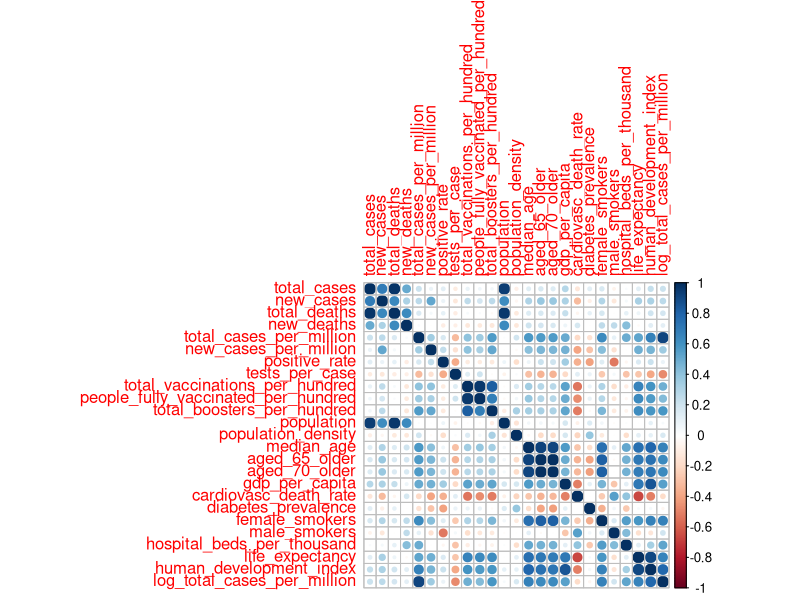
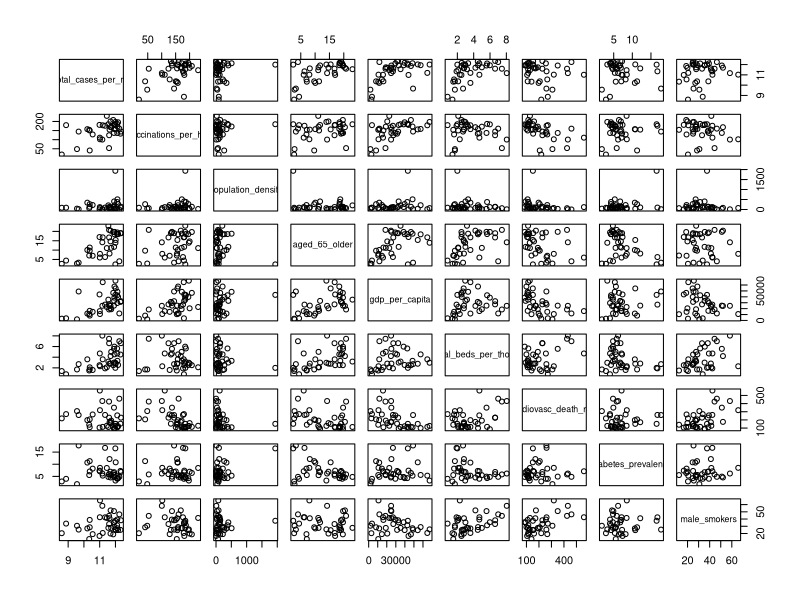
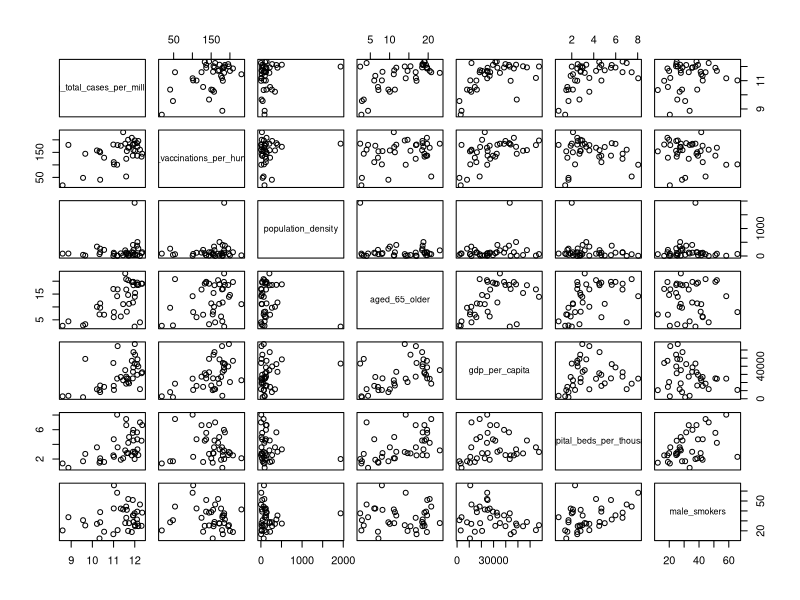
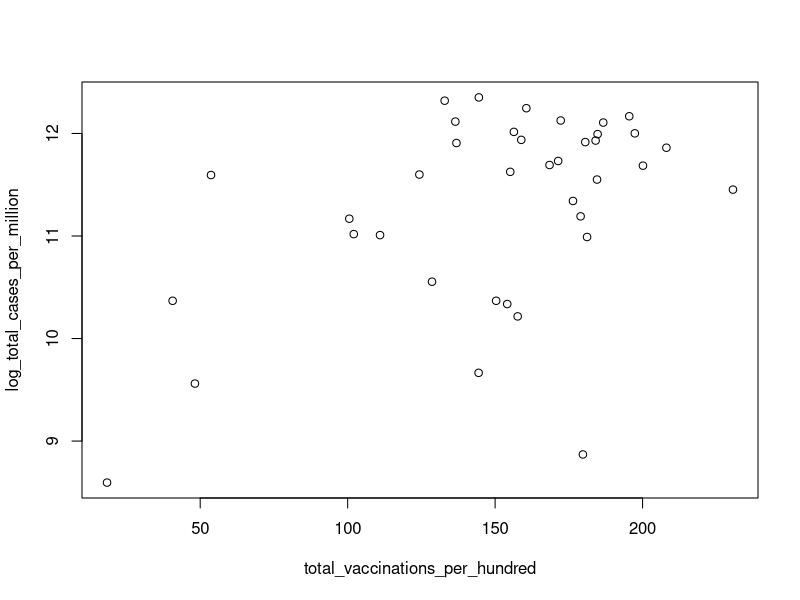
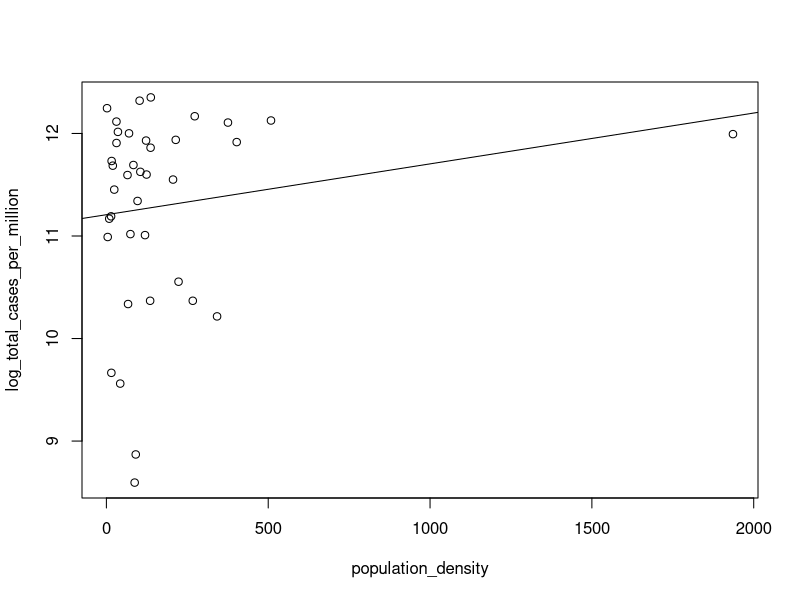
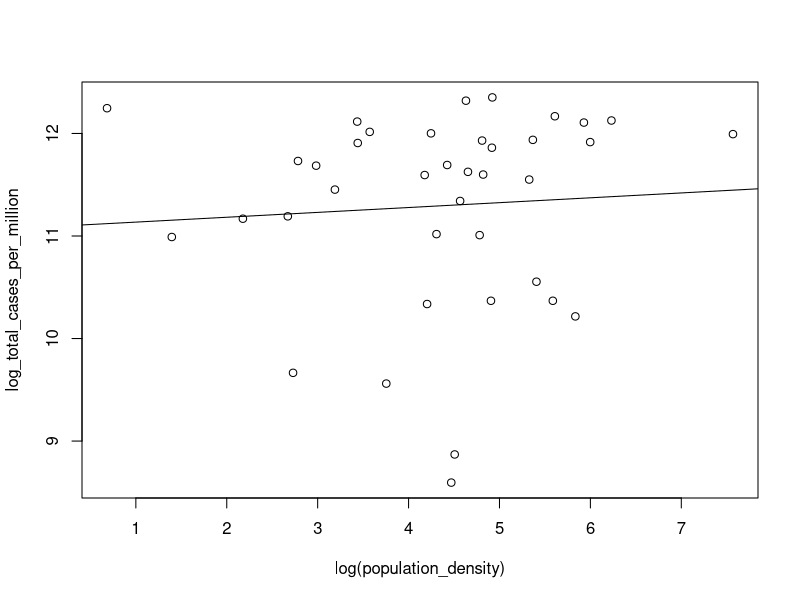
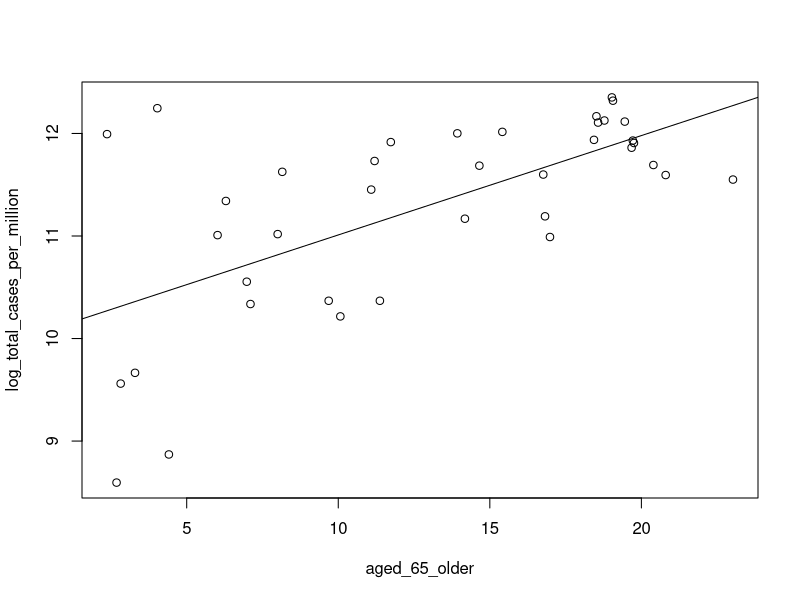
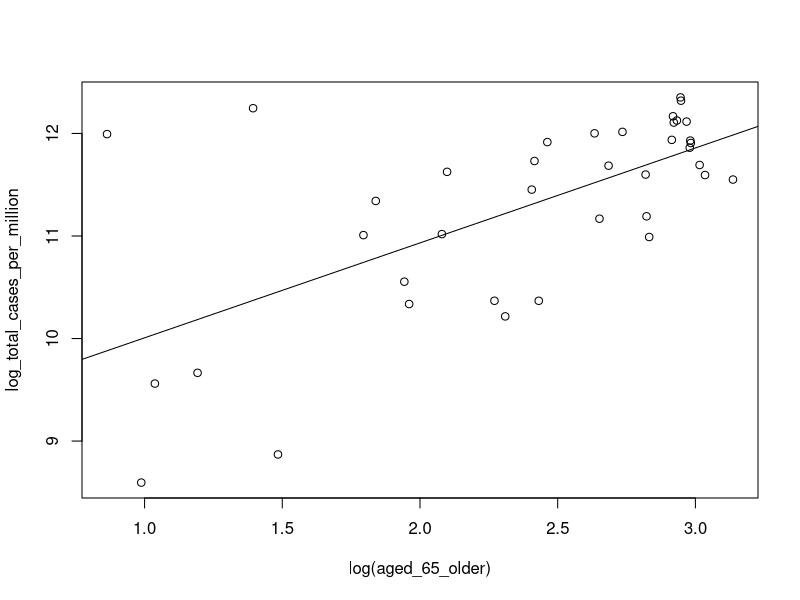

These charts were generated, in order, by the following R code:
covid_data = read.csv("dataset/covid.csv")
head(covid_data)

covid_data["log_total_cases_per_million"] = log(covid_data["total_cases_per_million"])

library(corrplot)
covid_data_numeric = covid_data[-c(1,2)]
corrplot(cor(covid_data_numeric), method="circle")


chosen_data1 = covid_data[c(
    "log_total_cases_per_million",
    "total_vaccinations_per_hundred",
    "population_density",
    "aged_65_older",
    "gdp_per_capita",
    "hospital_beds_per_thousand",
    "cardiovasc_death_rate", #no
    "diabetes_prevalence", #no
    "male_smokers"
)]
pairs(chosen_data1)

chosen_data2 = covid_data[c(
    "log_total_cases_per_million",
    "total_vaccinations_per_hundred",
    "population_density",
    "aged_65_older",
    "gdp_per_capita",
    "hospital_beds_per_thousand",
    "male_smokers"
)]
pairs(chosen_data2)

#[2] no log
plot(log_total_cases_per_million ~ total_vaccinations_per_hundred, data=chosen_data2)

#[3] log
plot(log_total_cases_per_million ~ population_density, data=chosen_data2)
abline(lm(log_total_cases_per_million ~ population_density, data=chosen_data2))
plot(log_total_cases_per_million ~ log(population_density), data=chosen_data2)
abline(lm(log_total_cases_per_million ~ log(population_density), data=chosen_data2))

#[4]
plot(log_total_cases_per_million ~ aged_65_older, data=chosen_data2)
abline(lm(log_total_cases_per_million ~ aged_65_older, data=chosen_data2))
plot(log_total_cases_per_million ~ log(aged_65_older), data=chosen_data2)
abline(lm(log_total_cases_per_million ~ log(aged_65_older), data=chosen_data2))

#[5] log
plot(log_total_cases_per_million ~ gdp_per_capita, data=chosen_data2)
abline(lm(log_total_cases_per_million ~ gdp_per_capita, data=chosen_data2))
plot(log_total_cases_per_million ~ log(gdp_per_capita), data=chosen_data2)
abline(lm(log_total_cases_per_million ~ log(gdp_per_capita), data=chosen_data2))

#[6]
plot(log_total_cases_per_million ~ hospital_beds_per_thousand, data=chosen_data2)
abline(lm(log_total_cases_per_million ~ hospital_beds_per_thousand, data=chosen_data2))
plot(log_total_cases_per_million ~ log(hospital_beds_per_thousand), data=chosen_data2)
abline(lm(log_total_cases_per_million ~ log(hospital_beds_per_thousand), data=chosen_data2))

#[7]
plot(log_total_cases_per_million ~ male_smokers, data=chosen_data2)
abline(lm(log_total_cases_per_million ~ male_smokers, data=chosen_data2))
plot(log_total_cases_per_million ~ log(male_smokers), data=chosen_data2)
abline(lm(log_total_cases_per_million ~ log(male_smokers), data=chosen_data2))


chosen_data2_log_transformed = chosen_data2
chosen_data2_log_transformed[3] = log(chosen_data2[3])
chosen_data2_log_transformed[5] = log(chosen_data2[5])
pairs(chosen_data2_log_transformed)
corrplot(cor(chosen_data2_log_transformed), method="circle")
